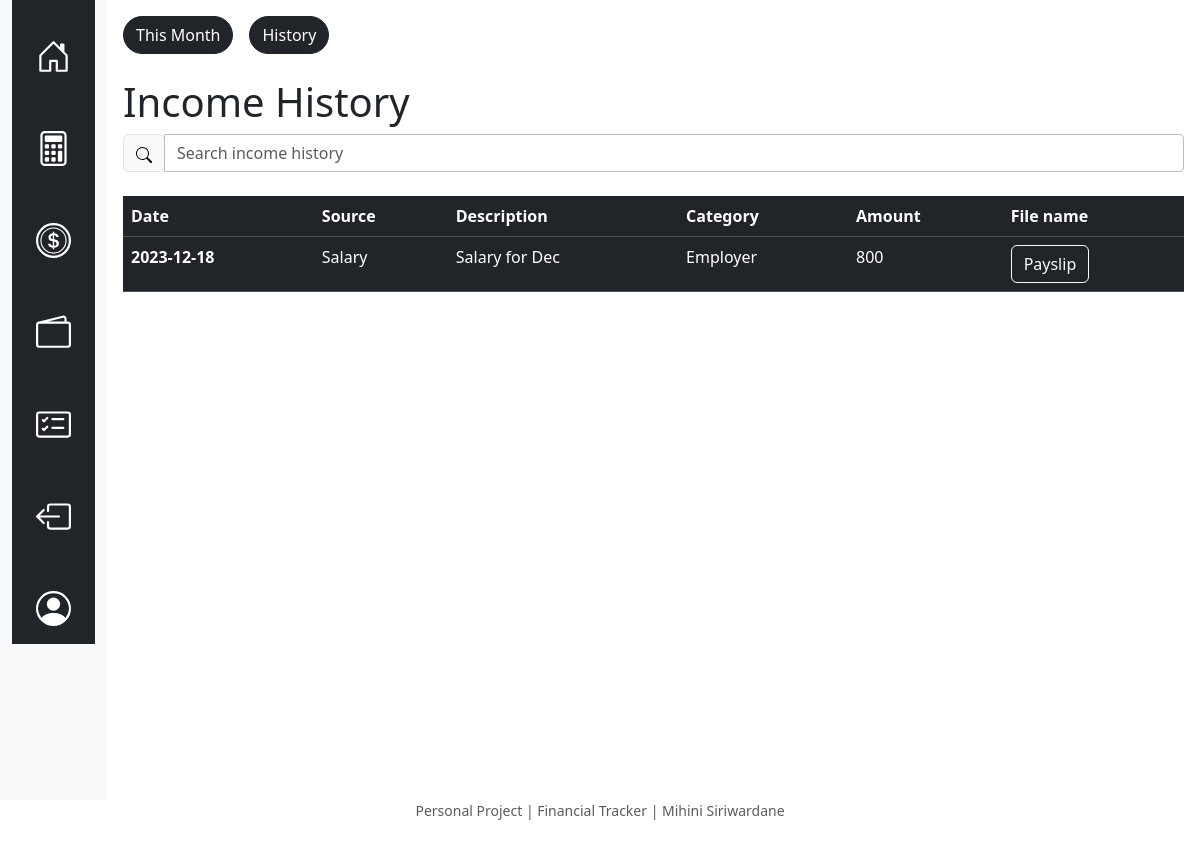
Screenshot of /ihistory (signed in) with the database file from the repository.
### tables this page shows
CREATE TABLE income (
            income_id INTEGER PRIMARY KEY,
            user_id INTEGER NOT NULL,
            date DATE NOT NULL,
            day NUMERIC NOT NULL,
            month NUMERIC NOT NULL,
            year NUMERIC NOT NULL,
            source TEXT NOT NULL,
            description TEXT,
            category TEXT NOT NULL,
            amount NUMERIC NOT NULL,
            payslip BLOB,
            time TIME NOT NULL,
            FOREIGN KEY (user_id) REFERENCES users(id)
        );

### app.py (the view)
@app.route("/ihistory")
@login_required
def ihistory():
    income_data = db.execute(
        "SELECT date, source, description, category, amount, payslip FROM income WHERE user_id = ? ORDER BY date DESC",
        session["user_id"],
    )
    return render_template("ihistory.html", income_data=income_data)

### app.py (called while the page is built)
@app.after_request
def after_request(response):
    response.headers["Cache-Control"] = "no-cache, no-store, must-revalidate"
    response.headers["Expires"] = 0
    response.headers["Pragma"] = "no-cache"
    return response

### helpers.py (called while the page is built)
def login_required(f):
    @wraps(f)
    def decorated_function(*args, **kwargs):
        if session.get("user_id") is None:
            return redirect("/login")
        return f(*args, **kwargs)
    return decorated_function

### templates/ihistory.html (shortened to what this page needs)
{% extends "layout.html" %}
{% block main %}
    <div class="d-grid gap-2 d-md-flex justify-content-md">
        <button class="btn btn-dark me-md-2" type="button" style="border-radius: 60px;"><a href="/income" style="color: white; text-decoration: none;">This Month</a></button>
        <button class="btn btn-dark" type="button" style="border-radius: 60px;"><a href="#" style="color: white; text-decoration: none;">History</a></button>
    </div>
    <br>
    <h1>Income History</h1>
    <div class="input-group md-form form-sm form-1 pl-0">
        <div class="input-group-prepend">
            <span class="input-group-text lighten-3" id="basic-text1">
                <i class="fas fa-search text-white" aria-hidden="true">
                    <svg xmlns="http://www.w3.org/2000/svg" width="16" height="16" fill="black" class="bi bi-search" viewBox="0 0 16 16">
                        <path d="M11.742 10.344a6.5 6.5 0 1 0-1.397 1.398h-.001c.03.04.062.078.098.115l3.85 3.85a1 1 0 0 0 1.415-1.414l-3.85-3.85a1.007 1.007 0 0 0-.115-.1zM12 6.5a5.5 5.5 0 1 1-11 0 5.5 5.5 0 0 1 11 0" />
                    </svg>
                </i>
            </span>
        </div>
        <input class="form-control my-0 py-1" id="tableSearch" type="text" placeholder="Search income history" aria-label="Search income history">
    </div>
    <br>
    <table class="table table-dark table-hover">
        <thead>
            <tr>
                <th scope="col">Date</th>
                <th scope="col">Source</th>
                <th scope="col">Description</th>
                <th scope="col">Category</th>
                <th scope="col">Amount</th>
                <th scope="col">File name</th>
            </tr>
        </thead>
        <tbody id="myTable">
            {% for data in income_data %}
                <tr>
                    <th scope="row">{{ data.date }}</th>
                    <td>{{ data.source }}</td>
                    <td>{{ data.description }}</td>
                    <td>{{ data.category }}</td>
                    <td>{{ data.amount }}</td>
                    <td><button type="button" class="btn btn-outline-light" name="openfile" id="openFile" file_name="{{ data.payslip }}" onclick="openFile(event)">Payslip</button></td>
                </tr>
            {% endfor %}
        </tbody>
    </table>
{% endblock %}

### static/styles.css (style rules this page uses)
body { margin: 0; }
.input-group.md-form.form-sm.form-1 input { border: 1px solid #bdbdbd; border-top-right-radius: 0.25rem; border-bottom-right-radius: 0.25rem; }

### rows the page displays
income: date "2023-12-18", source "Salary", description "Salary for Dec", category "Employer", amount "800"
